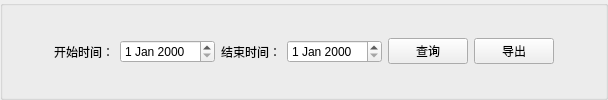
     <widget class="QGroupBox" name="groupBox4_2">
      <property name="title">
       <string/>
      </property>
      <layout class="QHBoxLayout" name="horizontalLayout_20">
       <item>
        <layout class="QHBoxLayout" name="horizontalLayout_19">
         <item>
          <spacer name="horizontalSpacer_21">
           <property name="orientation">
            <enum>Qt::Horizontal</enum>
           </property>
           <property name="sizeHint" stdset="0">
            <size>
             <width>40</width>
             <height>20</height>
            </size>
           </property>
          </spacer>
         </item>
         <item>
          <widget class="QLabel" name="label_42">
           <property name="text">
            <string>开始时间：</string>
           </property>
          </widget>
         </item>
         <item>
          <widget class="QDateEdit" name="dateEdit"/>
         </item>
         <item>
          <widget class="QLabel" name="label_43">
           <property name="text">
            <string>结束时间：</string>
           </property>
          </widget>
         </item>
         <item>
          <widget class="QDateEdit" name="dateEdit_2"/>
         </item>
         <item>
          <widget class="QPushButton" name="pushButton_3">
           <property name="text">
            <string>查询</string>
           </property>
          </widget>
         </item>
         <item>
          <widget class="QPushButton" name="pushButton_4">
           <property name="text">
            <string>导出</string>
           </property>
          </widget>
         </item>
         <item>
          <spacer name="horizontalSpacer_20">
           <property name="orientation">
            <enum>Qt::Horizontal</enum>
           </property>
           <property name="sizeHint" stdset="0">
            <size>
             <width>40</width>
             <height>20</height>
            </size>
           </property>
          </spacer>
         </item>
        </layout>
       </item>
      </layout>
     </widget>
